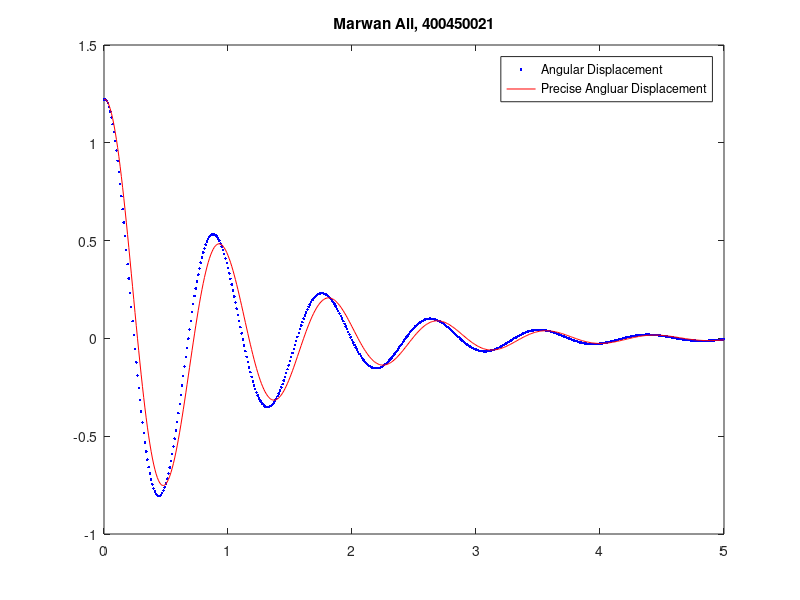

This figure's MATLAB source:
%Problem 1
h = 0.1;
X = 10;
N = round(X/h);

t = zeros(1,N+1);
x = zeros(1,N+1);
y = zeros(1,N+1);

y(1) = 0;
x(1) = 0.7;
E_0 = 0.4;
k_1 = 0.4;
k_1_inv = 0.5;
k_2 = 0.3;

for n = 1:N
    t(n+1) = t(n) + h;
    x(n+1) = x(n) + h*((-k_1 * (E_0-y(n))*x(n) + (k_1_inv)*y(n)));
    y(n+1) = y(n) + h*((k_1)*(E_0 -y(n))*x(n) - (k_1_inv+k_2)*y(n));

end

x

%Problem 2
h = 0.02;
X = 5;
N = round(X/h);

t = zeros(1,N+1);
x = zeros(1,N+1);
u = zeros(1,N+1);
u(1) = 5;
x(1) = 11;
lambda = 2;
omega = 5;

for n = 1:N
    t(n+1) = t(n) + h;
    u(n+1) = u(n) + h*(-2 * lambda * u(n)- (omega^2)*x(n));
    x(n+1) = x(n) + h*(u(n));
end
plot(t,x,'b',t,u,'r');
title("Marwan Ali, 400450021");
legend("Displacement, x(t)","Velocity, U(t)");
clear;

%problem 3
h = 0.02;
X = 5;
N = round(X/h);

t = zeros(1,N+1);
x = zeros(1,N+1);
u = zeros(1,N+1);

u(1) = 5;
x(1) = 11;
lambda =2;
omega = 5;
negative_check = 1;
while (negative_check > 0)
    negative_check = 0;
    lambda = lambda + 0.02;
    for n = 1:N
        t(n+1) = t(n) + h;
        u(n+1) = u(n) + h*(-2 * lambda * u(n)- (omega^2)*x(n));
        x(n+1) = x(n) + h*(u(n));
        if (x(n+1) <0)
            negative_check= negative_check +1;
        end
    end
  
end

lambda
clear;

%problem 4
h = 0.01;
X = 5;
N = round(X/h);

t = zeros(1,N+1);
x = zeros(1,N+1);
u = zeros(1,N+1);
x(1) = deg2rad(70);
u(1) = 0;
lambda = 1.2;
omega = 7.2;
for n = 1:N
    t(n+1) = t(n) + h;
    u(n+1) = u(n) + h*((-2 * lambda * u(n))- ((omega^2)*x(n)));
    x(n+1) = x(n) + h*(u(n));
end
t1 = zeros(1,N+1);
x1 = zeros(1,N+1);
u1 = zeros(1,N+1);
x1(1) = deg2rad(70);
for n = 1:N
    t1(n+1) = t1(n) + h;
    u1(n+1) = u1(n) + h*((-2 * lambda * u1(n))- ((omega^2)*sin(x1(n))));
    x1(n+1) = x1(n) + h*(u1(n));
end
disp(max(abs(x1-x)))
plot(t,x,'.b',t1,x1,'r');
legend('Angular Displacement','Precise Angluar Displacement');
title("Marwan Ali, 400450021");

